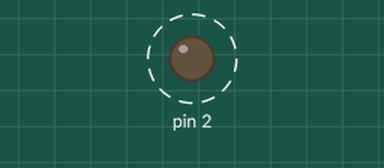
A sketch run on a simulated Arduino Uno, built with avr-gcc and run on an emulated ATmega328P. Shown: output pins drawn as LEDs (lit = HIGH). Dashed ring = blinking.

Above: at 1.2 s.
Timing chart, 0 to 5.1 s (numbered marks = the images above):
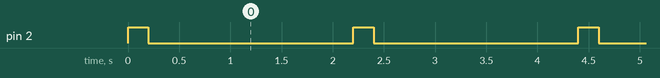

Measured:
- by itself, pin 2: alternates HIGH for 0.20 s and LOW for 2.0 s

The sketch:

Alarma.ino
```cpp
void setup()
{
  pinMode(2,OUTPUT);
}

void loop()
{
    digitalWrite(2,HIGH);
    delay(200);
    digitalWrite(2,LOW);
    delay(2000);


}
```
